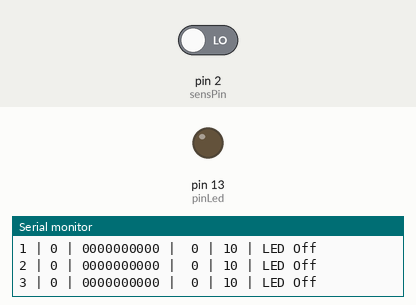
Bench run of a sketch on a simulated Arduino Uno, built with avr-gcc and run on an emulated ATmega328P. Shown: output pins drawn as LEDs (lit = HIGH), the last lines printed to the serial monitor. The test bench sets the inputs (shaded band); at power-on: pin 2 (sensPin) LOW. Random numbers use the default seed unless the sketch sets one.

Above: at 1.8 s.
1.9 s: pin 2 (sensPin) driven HIGH
At 4.5 s:
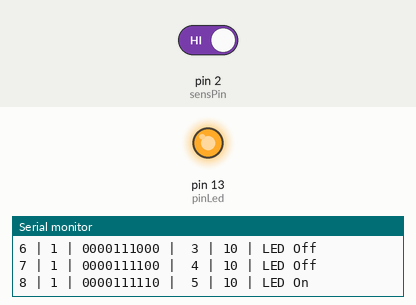
4.9 s: pin 2 (sensPin) driven LOW
At 9.9 s:
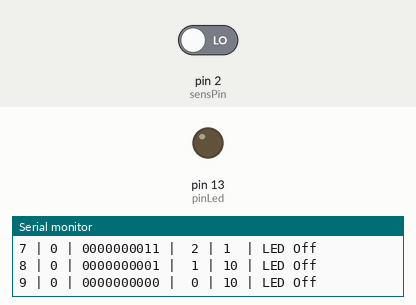
Timing chart, 0 to 11.4 s (numbered marks = the images above; inputs shaded):
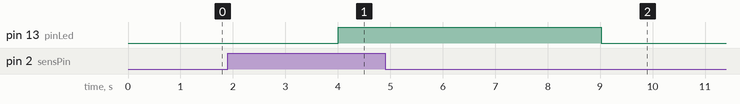

Measured:
- after the input at 1.9 s, pin 13 (pinLed): LOW → HIGH after 2.1 s
- after the input at 4.9 s, pin 13 (pinLed): HIGH → LOW after 4.1 s

The sketch:

Motion_Sketch_101.ino
```cpp
/*
   Created By: Tyler Thibault
   Created Date:


   Program Description:
   This program will take a series of imputs from a motion sensor and put them
   into an array in order to make a decision on whether or not there is movement.
   If there is movement then it will trigger a countdown timer. The countdown timer
   will continue to reset as long as there is movement in the room. If there is no
   movement then the countdown will continually decrees until it reaches 0. At that
   point the lights will then turn off and wait until there is more motion.

          SERIAL READ LAYOUT
    0 | 0 | 00000000 | 0 | 0 | LED: OFF/ON

  column 1: Current index being read
  column 2: current input from sensor
  column 3: the amount of reads within the threshold
  column 4: total number of TRUE statements within the threshold
  column 5: Amount of time on the Timer
  column 6: status of LED
*/

/////////////////////////////////////////////////
// VARS
/////////////////////////////////////////////////

int pinLed = 13;  //pin location for the LED
int sensPin = 2;  //pin location for the sensor module

int input;  //what is read from the sensor module

//Threshold Vars
bool inputThreshold[10];  //change the # in the [] to increase/decrease the amount of reads taken per decision
int thresholdLimit = 5;  //the number of TRUE vars required before the light goes on
int indexCount;  //total number of # within the threshold
int index;  //the threshold bool that is currently being read

//Timer Vars
int timerTime = 10;  //the amount of time on the countdown timer, in seconds
int timerReset = timerTime;  //the ablility to reset the timer to the original time
bool timerOn = false;  //determines whether or not the timer should start


/////////////////////////////////////////////////
// SETUP
/////////////////////////////////////////////////

void setup() {
  Serial.begin(9600);
  pinMode(sensPin, INPUT);
  pinMode(pinLed, OUTPUT);
  digitalWrite(pinLed, LOW);

  indexCount = sizeof(inputThreshold) / sizeof(inputThreshold[0]);  //determines how many index boxs there are in total
  inputThreshold[indexCount] = {0};
}

/////////////////////////////////////////////////
// MAIN LOOP
/////////////////////////////////////////////////

void loop() {
  //inputFunction();
  //This simulates the motionInput function when there is no motion sensor connected

  motionInput(); //if inputFunction() is not commented out then this needs to be commented out
  Serial.print(index);
  Serial.print(" | ");
  Serial.print(input);

  Serial.print(" | ");
  threshold();
  Serial.print(" | ");

  evaluationOfThreshold();

  timer();

  Serial.println();
  delay(500);

}

/////////////////////////////////////////////////
// FUNCTIONS
/////////////////////////////////////////////////

void motionInput() {
  //Takes the input from the motion sensor and puts it into the input variable
  if (digitalRead(sensPin) == HIGH) {
    input = 1;
  }
  else {
    input = 0;
  }
}

void inputFunction() {
  //Simulates the motion sensor when the motion sensor is not connected
  input = random(2) == 1;
}

void threshold() {
  //puts the input value into the first threshold index or "bucket" then moves onto the next index
  inputThreshold[index] = input;

  for (int i = 0; i < indexCount; i++) {
    Serial.print(inputThreshold[i]);
  }


  index++;
  if (index >= indexCount) {
    index = 0;
  }
}

void evaluationOfThreshold() {
  //this will evaluate the out come of the # of TRUE variables within the threshold to make a decision
  int outcomeOfThreshold = 0;

  for (int i = 0; i < indexCount; i++) {
    if (inputThreshold[i]) {
      outcomeOfThreshold++;
    }
  }
  if (outcomeOfThreshold < 10) {
    Serial.print(" ");
  }
  Serial.print(outcomeOfThreshold);
  Serial.print(" | ");
  Serial.print(timerTime);
  if (timerTime < 10) {
    Serial.print(" ");  //add another space if the # is less than 10 to keep the readout smooth
  }
  Serial.print(" | ");

  if (outcomeOfThreshold >= thresholdLimit) {
    timerOn = true;
    digitalWrite(pinLed, HIGH);
    Serial.print("LED On");
  }
  else {
    digitalWrite(pinLed, LOW);
    Serial.print("LED Off");
  }
}

void timer() {
  //This is the timer function that when on, counts down from the set time to 0
  if (timerOn) {
    digitalWrite(pinLed, HIGH);
    timerTime--;
    if (timerTime <= 0) {
      timerOn = false;
      timerTime = timerReset;
    }
  }
}
```
